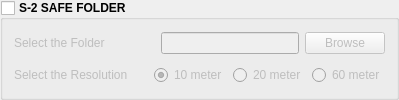
        <widget class="QGroupBox" name="groupBox_folder">
         <property name="enabled">
          <bool>true</bool>
         </property>
         <property name="font">
          <font>
           <weight>75</weight>
           <italic>false</italic>
           <bold>true</bold>
          </font>
         </property>
         <property name="title">
          <string>S-2 SAFE FOLDER</string>
         </property>
         <property name="checkable">
          <bool>true</bool>
         </property>
         <property name="checked">
          <bool>false</bool>
         </property>
         <layout class="QGridLayout" name="gridLayout">
          <item row="1" column="0">
           <spacer name="verticalSpacer">
            <property name="orientation">
             <enum>Qt::Vertical</enum>
            </property>
            <property name="sizeType">
             <enum>QSizePolicy::Fixed</enum>
            </property>
            <property name="sizeHint" stdset="0">
             <size>
              <width>2</width>
              <height>4</height>
             </size>
            </property>
           </spacer>
          </item>
          <item row="2" column="0">
           <layout class="QHBoxLayout" name="horizontalLayout_14">
            <item>
             <widget class="QLabel" name="label_3">
              <property name="font">
               <font>
                <weight>50</weight>
                <italic>false</italic>
                <bold>false</bold>
               </font>
              </property>
              <property name="text">
               <string>Select the Resolution</string>
              </property>
             </widget>
            </item>
            <item>
             <spacer name="horizontalSpacer_14">
              <property name="orientation">
               <enum>Qt::Horizontal</enum>
              </property>
              <property name="sizeType">
               <enum>QSizePolicy::Fixed</enum>
              </property>
              <property name="sizeHint" stdset="0">
               <size>
                <width>20</width>
                <height>20</height>
               </size>
              </property>
             </spacer>
            </item>
            <item>
             <widget class="QRadioButton" name="radioButton_10m">
              <property name="font">
               <font>
                <weight>50</weight>
                <italic>false</italic>
                <bold>false</bold>
               </font>
              </property>
              <property name="text">
               <string>10 meter</string>
              </property>
              <property name="checked">
               <bool>true</bool>
              </property>
             </widget>
            </item>
            <item>
             <widget class="QRadioButton" name="radioButton_20m">
              <property name="font">
               <font>
                <weight>50</weight>
                <italic>false</italic>
                <bold>false</bold>
               </font>
              </property>
              <property name="text">
               <string>20 meter</string>
              </property>
             </widget>
            </item>
            <item>
             <widget class="QRadioButton" name="radioButton_60m">
              <property name="font">
               <font>
                <weight>50</weight>
                <italic>false</italic>
                <bold>false</bold>
               </font>
              </property>
              <property name="text">
               <string>60 meter</string>
              </property>
             </widget>
            </item>
           </layout>
          </item>
          <item row="0" column="0">
           <layout class="QHBoxLayout" name="horizontalLayout_12">
            <item>
             <widget class="QLabel" name="label">
              <property name="font">
               <font>
                <weight>50</weight>
                <italic>false</italic>
                <bold>false</bold>
               </font>
              </property>
              <property name="text">
               <string>Select the Folder</string>
              </property>
             </widget>
            </item>
            <item>
             <spacer name="horizontalSpacer_13">
              <property name="orientation">
               <enum>Qt::Horizontal</enum>
              </property>
              <property name="sizeType">
               <enum>QSizePolicy::Fixed</enum>
              </property>
              <property name="sizeHint" stdset="0">
               <size>
                <width>50</width>
                <height>20</height>
               </size>
              </property>
             </spacer>
            </item>
            <item>
             <widget class="QLineEdit" name="lineEdit_safefolder"/>
            </item>
            <item>
             <widget class="QPushButton" name="pushButton_safefolder">
              <property name="font">
               <font>
                <weight>50</weight>
                <italic>false</italic>
                <bold>false</bold>
               </font>
              </property>
              <property name="text">
               <string>Browse</string>
              </property>
             </widget>
            </item>
           </layout>
          </item>
         </layout>
        </widget>
